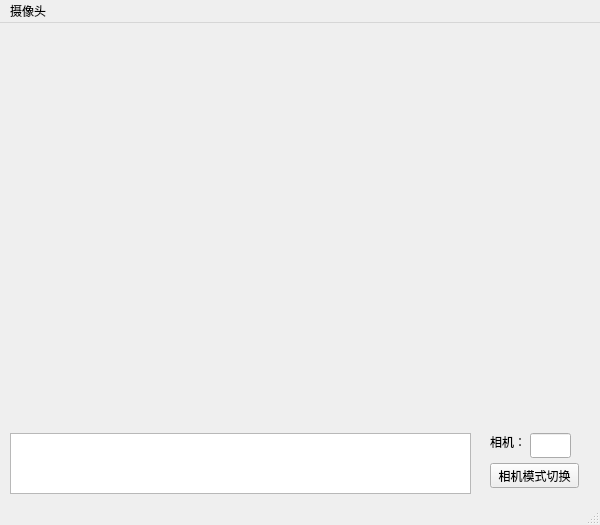
<?xml version="1.0" encoding="UTF-8"?>
<ui version="4.0">
 <class>MainWindow</class>
 <widget class="QMainWindow" name="MainWindow">
  <property name="geometry">
   <rect>
    <x>0</x>
    <y>0</y>
    <width>600</width>
    <height>525</height>
   </rect>
  </property>
  <property name="windowTitle">
   <string>MainWindow</string>
  </property>
  <widget class="QWidget" name="centralwidget">
   <widget class="QLabel" name="cameraView">
    <property name="geometry">
     <rect>
      <x>10</x>
      <y>10</y>
      <width>571</width>
      <height>391</height>
     </rect>
    </property>
    <property name="text">
     <string/>
    </property>
   </widget>
   <widget class="QPushButton" name="modeswitch">
    <property name="geometry">
     <rect>
      <x>490</x>
      <y>440</y>
      <width>89</width>
      <height>25</height>
     </rect>
    </property>
    <property name="text">
     <string>相机模式切换</string>
    </property>
   </widget>
   <widget class="QTextEdit" name="textEdit">
    <property name="geometry">
     <rect>
      <x>10</x>
      <y>410</y>
      <width>461</width>
      <height>61</height>
     </rect>
    </property>
   </widget>
   <widget class="QLineEdit" name="lineEdit">
    <property name="geometry">
     <rect>
      <x>530</x>
      <y>410</y>
      <width>41</width>
      <height>25</height>
     </rect>
    </property>
   </widget>
   <widget class="QLabel" name="label">
    <property name="geometry">
     <rect>
      <x>490</x>
      <y>410</y>
      <width>41</width>
      <height>17</height>
     </rect>
    </property>
    <property name="text">
     <string>相机：</string>
    </property>
   </widget>
  </widget>
  <widget class="QMenuBar" name="menubar">
   <property name="geometry">
    <rect>
     <x>0</x>
     <y>0</y>
     <width>600</width>
     <height>28</height>
    </rect>
   </property>
   <property name="defaultUp">
    <bool>false</bool>
   </property>
   <property name="nativeMenuBar">
    <bool>true</bool>
   </property>
   <widget class="QMenu" name="menu">
    <property name="title">
     <string>摄像头</string>
    </property>
    <addaction name="Open"/>
    <addaction name="Stop"/>
   </widget>
   <addaction name="menu"/>
  </widget>
  <widget class="QStatusBar" name="statusbar"/>
  <action name="Open">
   <property name="text">
    <string>Open</string>
   </property>
  </action>
  <action name="Stop">
   <property name="text">
    <string>Stop</string>
   </property>
  </action>
 </widget>
 <resources/>
 <connections/>
</ui>
